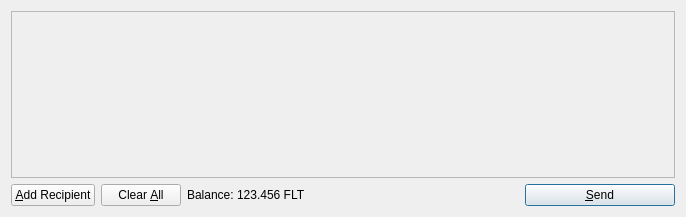
<?xml version="1.0" encoding="UTF-8"?>
<ui version="4.0">
 <class>SendCoinsDialog</class>
 <widget class="QDialog" name="SendCoinsDialog">
  <property name="geometry">
   <rect>
    <x>0</x>
    <y>0</y>
    <width>686</width>
    <height>217</height>
   </rect>
  </property>
  <property name="windowTitle">
   <string>Send Coins</string>
  </property>
  <layout class="QVBoxLayout" name="verticalLayout">
   <item>
    <widget class="QScrollArea" name="scrollArea">
     <property name="widgetResizable">
      <bool>true</bool>
     </property>
     <widget class="QWidget" name="scrollAreaWidgetContents">
      <property name="geometry">
       <rect>
        <x>0</x>
        <y>0</y>
        <width>666</width>
        <height>165</height>
       </rect>
      </property>
      <layout class="QVBoxLayout" name="verticalLayout_2">
       <property name="margin">
        <number>0</number>
       </property>
       <item>
        <layout class="QVBoxLayout" name="entries">
         <property name="spacing">
          <number>6</number>
         </property>
        </layout>
       </item>
       <item>
        <spacer name="verticalSpacer">
         <property name="orientation">
          <enum>Qt::Vertical</enum>
         </property>
         <property name="sizeHint" stdset="0">
          <size>
           <width>20</width>
           <height>40</height>
          </size>
         </property>
        </spacer>
       </item>
      </layout>
     </widget>
    </widget>
   </item>
   <item>
    <layout class="QHBoxLayout" name="horizontalLayout">
     <item>
      <widget class="QPushButton" name="addButton">
       <property name="toolTip">
        <string>Send to multiple recipients at once</string>
       </property>
       <property name="text">
        <string>&amp;Add Recipient</string>
       </property>
       <property name="icon">
        <iconset resource="../bitcoin.qrc">
         <normaloff>:/icons/add</normaloff>:/icons/add</iconset>
       </property>
       <property name="autoDefault">
        <bool>false</bool>
       </property>
      </widget>
     </item>
     <item>
      <widget class="QPushButton" name="clearButton">
       <property name="sizePolicy">
        <sizepolicy hsizetype="Minimum" vsizetype="Fixed">
         <horstretch>0</horstretch>
         <verstretch>0</verstretch>
        </sizepolicy>
       </property>
       <property name="toolTip">
        <string>Remove all transaction fields</string>
       </property>
       <property name="text">
        <string>Clear &amp;All</string>
       </property>
       <property name="icon">
        <iconset resource="../bitcoin.qrc">
         <normaloff>:/icons/remove</normaloff>:/icons/remove</iconset>
       </property>
       <property name="autoRepeatDelay">
        <number>300</number>
       </property>
       <property name="autoDefault">
        <bool>false</bool>
       </property>
      </widget>
     </item>
     <item>
      <layout class="QHBoxLayout" name="horizontalLayout_2">
       <property name="spacing">
        <number>3</number>
       </property>
       <item>
        <widget class="QLabel" name="label">
         <property name="text">
          <string>Balance:</string>
         </property>
        </widget>
       </item>
       <item>
        <widget class="QLabel" name="labelBalance">
         <property name="cursor">
          <cursorShape>IBeamCursor</cursorShape>
         </property>
         <property name="text">
          <string>123.456 FLT</string>
         </property>
         <property name="textInteractionFlags">
          <set>Qt::LinksAccessibleByMouse|Qt::TextSelectableByKeyboard|Qt::TextSelectableByMouse</set>
         </property>
        </widget>
       </item>
      </layout>
     </item>
     <item>
      <spacer name="horizontalSpacer">
       <property name="orientation">
        <enum>Qt::Horizontal</enum>
       </property>
       <property name="sizeHint" stdset="0">
        <size>
         <width>40</width>
         <height>20</height>
        </size>
       </property>
      </spacer>
     </item>
     <item>
      <widget class="QPushButton" name="sendButton">
       <property name="minimumSize">
        <size>
         <width>150</width>
         <height>0</height>
        </size>
       </property>
       <property name="toolTip">
        <string>Confirm the send action</string>
       </property>
       <property name="text">
        <string>&amp;Send</string>
       </property>
       <property name="icon">
        <iconset resource="../bitcoin.qrc">
         <normaloff>:/icons/send</normaloff>:/icons/send</iconset>
       </property>
       <property name="default">
        <bool>true</bool>
       </property>
      </widget>
     </item>
    </layout>
   </item>
  </layout>
 </widget>
 <resources>
  <include location="../bitcoin.qrc"/>
 </resources>
 <connections/>
</ui>
